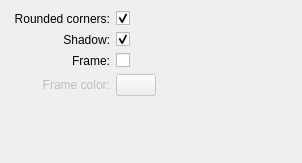
<?xml version="1.0" encoding="UTF-8"?>
<ui version="4.0">
 <class>AppearanceSettings</class>
 <widget class="QWidget" name="AppearanceSettings">
  <property name="geometry">
   <rect>
    <x>0</x>
    <y>0</y>
    <width>302</width>
    <height>163</height>
   </rect>
  </property>
  <layout class="QGridLayout" name="gridLayout">
   <item row="0" column="0">
    <widget class="QLabel" name="label">
     <property name="text">
      <string>Rounded corners:</string>
     </property>
     <property name="alignment">
      <set>Qt::AlignRight|Qt::AlignTrailing|Qt::AlignVCenter</set>
     </property>
     <property name="buddy">
      <cstring>roundCheckBox</cstring>
     </property>
    </widget>
   </item>
   <item row="1" column="0">
    <widget class="QLabel" name="label_3">
     <property name="text">
      <string>Shadow:</string>
     </property>
     <property name="alignment">
      <set>Qt::AlignRight|Qt::AlignTrailing|Qt::AlignVCenter</set>
     </property>
     <property name="buddy">
      <cstring>shadowCheckBox</cstring>
     </property>
    </widget>
   </item>
   <item row="1" column="1" colspan="2">
    <widget class="QCheckBox" name="shadowCheckBox">
     <property name="sizePolicy">
      <sizepolicy hsizetype="Preferred" vsizetype="Fixed">
       <horstretch>0</horstretch>
       <verstretch>0</verstretch>
      </sizepolicy>
     </property>
     <property name="text">
      <string/>
     </property>
     <property name="checked">
      <bool>true</bool>
     </property>
    </widget>
   </item>
   <item row="2" column="0">
    <widget class="QLabel" name="label_4">
     <property name="text">
      <string>Frame:</string>
     </property>
     <property name="alignment">
      <set>Qt::AlignRight|Qt::AlignTrailing|Qt::AlignVCenter</set>
     </property>
     <property name="buddy">
      <cstring>frameCheckBox</cstring>
     </property>
    </widget>
   </item>
   <item row="2" column="1" colspan="2">
    <widget class="QCheckBox" name="frameCheckBox">
     <property name="text">
      <string/>
     </property>
    </widget>
   </item>
   <item row="3" column="0">
    <widget class="QLabel" name="changeFrameColorLabel">
     <property name="enabled">
      <bool>false</bool>
     </property>
     <property name="sizePolicy">
      <sizepolicy hsizetype="Minimum" vsizetype="Preferred">
       <horstretch>0</horstretch>
       <verstretch>0</verstretch>
      </sizepolicy>
     </property>
     <property name="text">
      <string>Frame color:</string>
     </property>
     <property name="alignment">
      <set>Qt::AlignRight|Qt::AlignTrailing|Qt::AlignVCenter</set>
     </property>
     <property name="buddy">
      <cstring>changeFrameColor</cstring>
     </property>
    </widget>
   </item>
   <item row="3" column="1">
    <widget class="KColorButton" name="changeFrameColor">
     <property name="enabled">
      <bool>false</bool>
     </property>
     <property name="sizePolicy">
      <sizepolicy hsizetype="Minimum" vsizetype="Fixed">
       <horstretch>0</horstretch>
       <verstretch>0</verstretch>
      </sizepolicy>
     </property>
     <property name="color">
      <color>
       <red>70</red>
       <green>90</green>
       <blue>130</blue>
      </color>
     </property>
     <property name="defaultColor">
      <color>
       <red>70</red>
       <green>90</green>
       <blue>130</blue>
      </color>
     </property>
    </widget>
   </item>
   <item row="3" column="2">
    <spacer>
     <property name="orientation">
      <enum>Qt::Horizontal</enum>
     </property>
     <property name="sizeHint" stdset="0">
      <size>
       <width>109</width>
       <height>21</height>
      </size>
     </property>
    </spacer>
   </item>
   <item row="0" column="1" colspan="2">
    <widget class="QCheckBox" name="roundCheckBox">
     <property name="text">
      <string/>
     </property>
     <property name="checked">
      <bool>true</bool>
     </property>
    </widget>
   </item>
   <item row="4" column="0">
    <spacer name="verticalSpacer">
     <property name="orientation">
      <enum>Qt::Vertical</enum>
     </property>
     <property name="sizeHint" stdset="0">
      <size>
       <width>99</width>
       <height>153</height>
      </size>
     </property>
    </spacer>
   </item>
  </layout>
 </widget>
 <customwidgets>
  <customwidget>
   <class>KColorButton</class>
   <extends>QPushButton</extends>
   <header>kcolorbutton.h</header>
  </customwidget>
 </customwidgets>
 <resources/>
 <connections>
  <connection>
   <sender>frameCheckBox</sender>
   <signal>toggled(bool)</signal>
   <receiver>changeFrameColorLabel</receiver>
   <slot>setEnabled(bool)</slot>
   <hints>
    <hint type="sourcelabel">
     <x>208</x>
     <y>96</y>
    </hint>
    <hint type="destinationlabel">
     <x>59</x>
     <y>123</y>
    </hint>
   </hints>
  </connection>
  <connection>
   <sender>frameCheckBox</sender>
   <signal>toggled(bool)</signal>
   <receiver>changeFrameColor</receiver>
   <slot>setEnabled(bool)</slot>
   <hints>
    <hint type="sourcelabel">
     <x>208</x>
     <y>96</y>
    </hint>
    <hint type="destinationlabel">
     <x>154</x>
     <y>123</y>
    </hint>
   </hints>
  </connection>
 </connections>
</ui>
